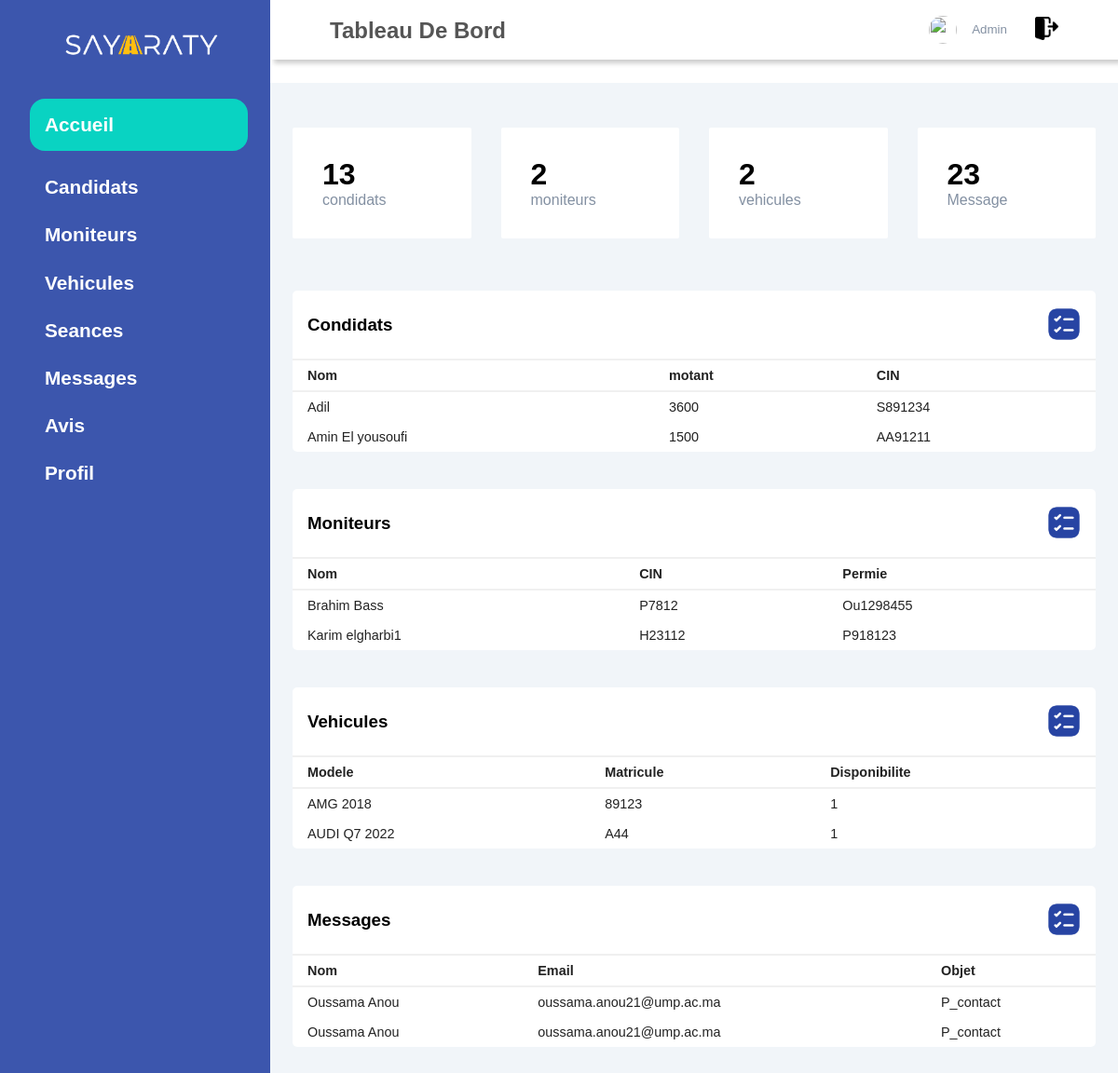
Page /Administrateur/index.php on the committed database.
### tables this page shows
CREATE TABLE `candidat` (
  `Login_candidat` varchar(30) NOT NULL,
  `Password` varchar(200) DEFAULT NULL,
  `Nom` varchar(30) DEFAULT NULL,
  `Email_candidat` varchar(30) DEFAULT NULL,
  `Sexe_candidat` varchar(6) DEFAULT NULL,
  `Num_telephone` varchar(15) DEFAULT NULL,
  `Num_CIN_candidat` varchar(10) DEFAULT NULL,
  `Date_de_naissance` date DEFAULT NULL,
  `Date_d_inscription` date DEFAULT NULL,
  `Prix_payer` double DEFAULT NULL,
  `Nb_heures` int(11) DEFAULT NULL,
  `Statut` tinyint(1) DEFAULT NULL,
  `PHOTO` varchar(100) DEFAULT NULL,
  `Adresse` varchar(100) DEFAULT NULL
);

CREATE TABLE `moniteur` (
  `Login_moniteur` varchar(30) NOT NULL,
  `Password` varchar(200) DEFAULT NULL,
  `Nom` varchar(30) DEFAULT NULL,
  `Email_moniteur` varchar(30) DEFAULT NULL,
  `Sexe_moniteur` varchar(6) DEFAULT NULL,
  `Num_telephone_moniteur` varchar(15) DEFAULT NULL,
  `Num_CIN_moniteur` varchar(10) DEFAULT NULL,
  `num_permis` varchar(20) DEFAULT NULL,
  `Photo_moniteur` varchar(100) DEFAULT NULL
);

CREATE TABLE `vehicule` (
  `Num_matricule` varchar(20) NOT NULL,
  `Marque` varchar(10) DEFAULT NULL,
  `Modele` varchar(50) DEFAULT NULL,
  `Disponibilite` tinyint(1) DEFAULT NULL
);

CREATE TABLE `message` (
  `id_message` int(11) NOT NULL,
  `Nom` varchar(30) DEFAULT NULL,
  `Contenu` text DEFAULT NULL,
  `Email` varchar(30) DEFAULT NULL,
  `Objet` varchar(20) DEFAULT NULL
);

### Administrateur/index.php (the view, shortened to what this page needs)
<!DOCTYPE html>
<!doctype html>
<html>
   <head>
       <link rel="stylesheet" href="styles/Style_admin.css">
       <link rel="stylesheet" href="https://cdn-uicons.flaticon.com/uicons-bold-rounded/css/uicons-bold-rounded.css">
       <link rel="stylesheet" href="styles/style.css">
   </head>
   <body>
   <?PHP
     require("../PHP/Connexion_BD.php");
$nbr_moniteur = mysqli_query($connect,"SELECT COUNT(*) FROM moniteur");
$nbr_moniteur = mysqli_fetch_row($nbr_moniteur);
$nbr_moniteur = implode("", $nbr_moniteur);
$nbr_condidat = mysqli_query($connect,"SELECT COUNT(*) FROM candidat");
$nbr_condidat = mysqli_fetch_row($nbr_condidat);
$nbr_condidat = implode("", $nbr_condidat);
$nbr_voiture = mysqli_query($connect,"SELECT COUNT(*) FROM vehicule");
$nbr_voiture = mysqli_fetch_row($nbr_voiture);
$nbr_voiture = implode("", $nbr_voiture);
$nbr_msg = mysqli_query($connect,"SELECT COUNT(*) FROM  Message ");
$nbr_msg = mysqli_fetch_row($nbr_msg);
$nbr_msg = implode("",$nbr_msg);
   echo '  <div class="sidebar">
            <div class="brand">
                <a href="#"><img src="image/SAYARATY_LOGO.png"><a>
            </div>
            <div class="menu">
                <ul>
                   <li>
                   <a href="#" class="active"><span >Accueil</span></a>
                   </li>
                   <li>
                    <a href="Pages/candidat.php"><span class="candidats">Candidats</span></a>
                   </li>
                   <li>
                    <a  href="Pages/moniteur.php"><span class="moniteur">Moniteurs</span></a>
                   </li>
                   <li>
                    <a href="Pages/vehicule.php"><span class="voitures">Vehicules</span></a>
                   </li>
                   <li>
                   <a href="Pages/Seance.php"><span class="">Seances</span></a></li>
                    <li>
                    <a href="Pages/message.php"><span class="">Messages</span></a>
                   </li>
                   <li>
                   <a href="Pages/avis.php"><span class="">Avis</span></a>
                  </li>
                 <li>
                   <a href="Pages/profile.php"><span class="">Profil</span></a>
                  </li>
                </ul>
            </div>
      </div>
      <div class="main_cont">
        <header>
             <h2 >
                <label for="">
                    <span  class="hello"></span>
                </label>
                Tableau De Bord
             </h2>';
             $query = "SELECT * FROM administrateur WHERE Login_admin='".$_SESSION["login"]."'";
$ligne = mysqli_fetch_row(mysqli_query($connect,$query));
echo'
            <div class="condidat">
                <img id="hi" src="up/'.$ligne[6].'"  width="30px" height="30px" >
                <div >
                    <h4 id="Menu">'.$_SESSION["login"].'</h4>
                    <small>Admin</small></a>
                </div>
                <a href="../PHP/Deconnexion.php">
                <img id="hiii"  src="../IMG/logout.png" alt="" title="Deconnexion" width="25px" height="25px">
                </a>
                 </div>
        </header>
        <main >
            <div class="dash">
                <div class="card">
                    <div>
                        <h1>'.$nbr_condidat.'</h1>
                        <a href="Pages/candidat.php"><span>condidats</span></a>
                    </div>
                </div>
                <div class="card">
                    <div>
                        <h1>'.$nbr_moniteur.'</h1>
                        <a href="Pages/moniteur.php"><span>moniteurs</span></a>
                    </div>
                </div>
                <div class="card">
                    <div>
                        <h1>'.$nbr_voiture.'</h1>
                        <a href="Pages/vehicule.php"><span>vehicules</span></a>
                    </div>
                </div>
                <div class="card">
                    <div>
                        <h1>'.$nbr_msg.'</h1>
                        <a href="Pages/message.php"><span >Message</span></a>
                    </div>
                </div>
            </div>
            <div class="recent">
            <div class="project" >
               <div class="card2">
                  <div class="card_h">
                     <h3>Condidats </h3>
                     <a id="nn" href="Pages/candidat.php" ><img src="../IMG/task.png"  width="40px" height="40px" ></a>
                  </div>
                  <div class="card_body">
                    <div class="table_res">
                        <table width="100%">
                            <thead>
                               <tr>
                                  <td> Nom </td>
                                  <td> motant </td>
                                  <td> CIN </td>
                               </tr>
                            </thead>  ';
                                  $requete = mysqli_query( $connect, "SELECT * FROM candidat");
                                  $utilisateurs = array();
                                  while ($row = mysqli_fetch_assoc($requete)) {
                                    $utilisateurs[] = $row;
                                    $nombre_utilisateurs = 2;
                                      $utilisateurs = array_slice($utilisateurs, 0, $nombre_utilisateurs);
                                  }
                                  foreach ($utilisateurs as $utilisateur) {
                                    echo ' <tbody>
                                     <tr>
                                         <td>'. $utilisateur['Nom'].'</td>
                                         <td>'. $utilisateur['Prix_payer'].'</td>
                                         <td>
                                             <span class="status_prog"></span>
                                             '. $utilisateur['Num_CIN_candidat'].' </td>
                                     </tr>' ;
                                 }
echo'                               </tbody>
                          </table>
                    </div>
                  </div>
               </div>
            </div>
            <div class="custmer">
            </div>
        </div>
        <div class="recent1">
        <div class="project" >
           <div class="card2">
              <div class="card_h">
                 <h3> Moniteurs </h3>
                     <a id="nn" href="Pages/moniteur.php" ><img src="../IMG/task.png"  width="40px" height="40px" ></a>
              </div>
              <div class="card_body">
                <div class="table_res">
                    <table width="100%">
                        <thead>
                           <tr>
                              <td> Nom </td>
                              <td> CIN </td>
                              <td> Permie </td>
                           </tr>
                        </thead>  ';
                        $requete = mysqli_query($connect, "SELECT Nom,num_CIN_moniteur,num_permis FROM moniteur");
                        $utilisateurs = array();
                            while ($row = mysqli_fetch_assoc($requete)) {
                                $utilisateurs[] = $row;
                                $nombre_utilisateurs = 2;
                                  $utilisateurs = array_slice($utilisateurs, 0, $nombre_utilisateurs);
                              }
                              foreach ($utilisateurs as $utilisateur) {
                                echo ' <tbody>
                                 <tr>
                                     <td>'.$utilisateur['Nom'].'</td>
                                     <td>'.$utilisateur['num_CIN_moniteur'].'</td>
                                     <td>
                                         <span class="status_prog"></span>
                                         '.$utilisateur['num_permis'].' </td>
                                 </tr>' ;
                             }
echo'                               </tbody>
                      </table>
                </div>
              </div>
           </div>
        </div>
        <div class="custmer">
        </div>
    </div>
    <div class="recent1">
    <div class="project" >
       <div class="card2">
          <div class="card_h">
             <h3> Vehicules </h3>
            <a id="nn" href="Pages/vehicule.php" ><img src="../IMG/task.png"  width="40px" height="40px" ></a>
          </div>
          <div class="card_body">
            <div class="table_res">
                <table width="100%">
                    <thead>
                       <tr>
                          <td> Modele </td>
                          <td> Matricule </td>
                          <td> Disponibilite </td>
                       </tr>
                    </thead>  ';
                    $requete = mysqli_query($connect, "SELECT Num_matricule,Modele,Disponibilite FROM  vehicule  ");
                    $utilisateurs = array();
                        while ($row = mysqli_fetch_assoc($requete)) {
                            $utilisateurs[] = $row;
                            $nombre_utilisateurs = 2;
                              $utilisateurs = array_slice($utilisateurs, 0, $nombre_utilisateurs);
                          }
                          foreach ($utilisateurs as $utilisateur) {
                            echo ' <tbody>
                             <tr>
                                 <td>'.$utilisateur['Modele'].'</td>
                                 <td>'.$utilisateur['Num_matricule'].'</td>
                                 <td>
                                     <span class="status_prog"></span>
                                     '.$utilisateur['Disponibilite'].' </td>
                             </tr>' ;
                         }
echo'                               </tbody>
                  </table>
            </div>
          </div>
       </div>
    </div>
    <div class="custmer">
    </div>
</div>
<div class="recent1">
<div class="project" >
   <div class="card2">
      <div class="card_h">
         <h3> Messages </h3>
         <a id="nn" href="Pages/Message.php" ><img src="../IMG/task.png"  width="40px" height="40px" ></a>
      </div>
      <div class="card_body">
        <div class="table_res">
            <table width="100%">
                <thead>
                   <tr>
                      <td> Nom </td>
                      <td> Email </td>
                      <td> Objet </td>
                   </tr>
                </thead>  ';
                $requete = mysqli_query($connect, "SELECT Nom , Email, Objet, Contenu FROM  Message ");
                $utilisateurs = array();
                    while ($row = mysqli_fetch_assoc($requete)) {
                        $utilisateurs[] = $row;
                        $nombre_utilisateurs = 2;
                          $utilisateurs = array_slice($utilisateurs, 0, $nombre_utilisateurs);
                      }
                      foreach ($utilisateurs as $utilisateur) {
                        echo ' <tbody>
                         <tr>
                             <td>'.$utilisateur['Nom'].'</td>
                             <td>'.$utilisateur['Email'].'</td>
                             <td>'.$utilisateur['Objet'].'</td>
                         </tr>' ;
                     }
 echo'                              </tbody>
              </table>
        </div>
      </div>
   </div>
</div>
<div class="custmer">
</div>
</div>
        </main>
      </div>
   </body>
</html>   ';
?>

### Administrateur/styles/style.css (style rules this page uses)
#hi { margin-right: 1rem; border-radius: 50%; cursor: pointer; margin-left: 30px; }
* { padding: 0; margin: 0; box-sizing: border-box; list-style-type: none ; text-decoration: none; font-family: 'Poppins', sans-serif; }
.sidebar { width: 290px; position: fixed; left: 0; top: 0; height:100%; background: #3c56ad; z-index: 100; }
.brand img { width:200px; margin-left:20px; }
.brand { height: 90px; padding: 1rem 0rem 1rem 2rem; color: #fff; }
.active { background: rgb(9, 211, 194); padding-top:1rem ; padding-bottom: 1rem; color:#3c56ad; border-radius: 1rem; margin-right: 1.5rem; }
.menu li { width: 100%; margin-bottom: 1.7rem; padding-left: 2rem; }
.menu a span:first-child { font-size: 1.3rem; padding-right: 1rem; }
.menu { flex-wrap: wrap; margin-top: 1rem; flex: 1 1 auto; }
.menu a { padding-right: 1rem; padding-left: 1rem; display: block; color: rgb(255, 255, 255); font-size: 1.1rem; font-family: 'Courier New', Courier, monospace; font-weight: bold; }
.main_cont { margin-left: 290px; }
header { display: flex; background: #fff; justify-content: space-between; padding: 1rem 3rem; box-shadow: 4px 4px 5px rgba(0,0,0,0.2); position: fixed; left: 290px; width: calc(100% - 290px); top: 0; z-index: 100; }
header h2 { color :#555; }
header label span { font-size: 1.7rem; padding-right: 1rem; }
.condidat { display: flex; align-items: center; }
.condidat img { border-radius: 50%; margin-right: 1rem; }
.condidat small { display: inline-block; color :#8390A2; }
main { margin-top: 89px; padding: 2rem 1.5rem; background: #f1f5f9; min-height: calc(100vh - 90px); }
.dash { display: grid; grid-template-columns: repeat(4,1fr ); grid-gap: 2rem ; margin-top: 1rem; }
.card { display: flex; justify-content: space-between; background: #fff ; padding: 2rem; border-radius: 2px; }
.card div:first-child span { color: #8390A2; }
.recent { display: grid; grid-gap:2rem ; margin-top: 3.5rem; }
.recent1 { display: grid; grid-gap:2rem ; margin-top: .5rem; }
#nn { color:#fff; text-decoration-style :none ; }
.card2 { background: #fff; border-radius: 5px; }
.card_h { padding: 1rem; }
.card_h { display:flex; justify-content: space-between; align-items: center; border-bottom: 1px solid #f0f0f0 ; }
.card_h img { margin-left: -2px; margin-right: -2px; margin-bottom: -3px; }
table { border-collapse: collapse; }
thead tr { border-top: 1px solid #f0f0f0; border-bottom: 2px solid #f0f0f0; }
thead td { font-weight: 700; }
td { padding: .5rem 1rem; font-size: .9rem; color:#222; }
tr td:last-child { display: flex; align-items: center; }
.table_res { width: 100%; overflow-x: auto; }

### Administrateur/index.php (style rules this page uses)
#hiii { margin-right: 1rem; cursor: pointer; margin-left: 30px; border-radius: 0%; }
#nn { margin: 0px; padding: 0px; }

### rows in the picture
candidat: Nom "Adil", Prix_payer "3600", Num_CIN_candidat "S891234"
candidat: Nom "Amin El yousoufi", Prix_payer "1500", Num_CIN_candidat "AA91211"
moniteur: Nom "Brahim Bass", Num_CIN_moniteur "P7812", num_permis "Ou1298455"
moniteur: Nom "Karim elgharbi1", Num_CIN_moniteur "H23112", num_permis "P918123"
vehicule: Modele "AMG 2018", Num_matricule "89123", Disponibilite "1"
vehicule: Modele "AUDI Q7 2022", Num_matricule "A44", Disponibilite "1"
message: Nom "Oussama Anou", Email "oussama.anou21@ump.ac.ma", Objet "P_contact"
message: Nom "Oussama Anou", Email "oussama.anou21@ump.ac.ma", Objet "P_contact"

### other values in the picture
$nbr_condidat "13"
$nbr_moniteur "2"
$nbr_voiture "2"
$nbr_msg "23"
